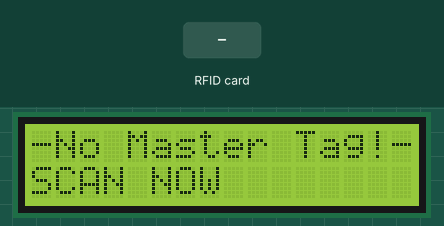
A sketch run on a simulated Arduino Uno, built with avr-gcc and run on an emulated ATmega328P. On the bench: 16×2 character LCD. Inputs (shaded band) come from the test bench.

Above: at 0.9 s.
1.0 s: RFID card E0 E0 5D 1A held to the reader
At 1.5 s:
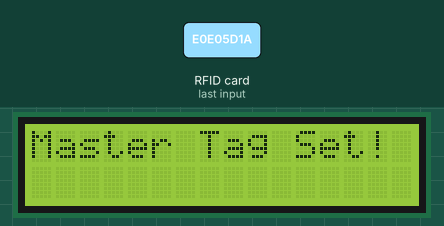
4.0 s: RFID card 5E 7A 19 C4 held to the reader
At 4.6 s:
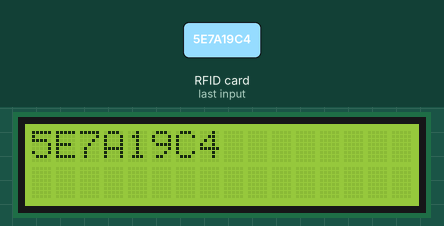
7.0 s: RFID card E0 E0 5D 1A held to the reader
At 7.5 s:
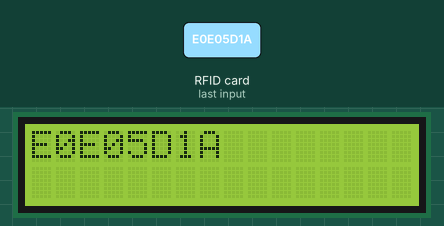
10.0 s: RFID card 5E 7A 19 C4 held to the reader
At 10.6 s:
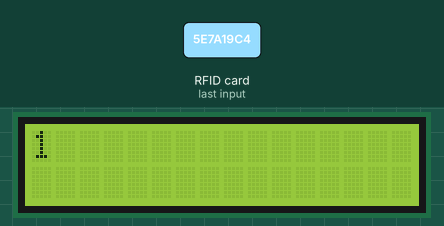
16.0 s: RFID card 5E 7A 19 C4 held to the reader
At 18.7 s:
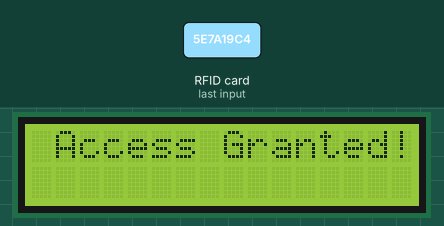
Timing chart, 0 to 20.0 s (numbered marks = the images above; inputs shaded):
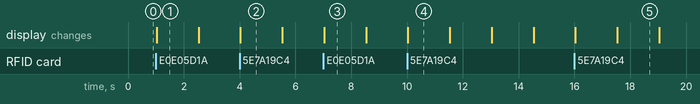

The sketch:

rfid_fixedKAPPA.ino
```cpp
    /*
    * Arduino Door Lock Access Control Project
    *
    * by Dejan Nedelkovski, www.HowToMechatronics.com
    *
    * Library: MFRC522, https://github.com/miguelbalboa/rfid
    */
    #include <SPI.h>
    #include <MFRC522.h>
    #include <LiquidCrystal.h>

    #define RST_PIN   9
    #define SS_PIN    10
    #define TAG_LIMIT 3

    byte readCard[4];
    char* myTags[TAG_LIMIT] = {};
    int tagsCount = 0;
    String tagID = "E0 E0 5D 1A";
    boolean successRead = false;
    boolean correctTag = false;
    // Create instances
    MFRC522 mfrc522(SS_PIN, RST_PIN);
    const int rs = 2, en = 3, d4 = 7, d5 = 6, d6 = 5, d7 = 4;
    LiquidCrystal lcd(rs, en, d4, d5, d6, d7);
    void setup() {
      // Initiating
      SPI.begin();        // SPI bus
      mfrc522.PCD_Init(); //  MFRC522
      lcd.begin(16, 2);   // LCD screen
      // Prints the initial message
      lcd.print("-No Master Tag!-");
      lcd.setCursor(0, 1);
      lcd.print("SCAN NOW");
      // Waits until a master card is scanned
      while (!successRead) {
        successRead = getID();
        if ( successRead == true) {
          myTags[tagsCount] = strdup(tagID.c_str()); // Sets the master tag into position 0 in the array
          lcd.clear();
          lcd.setCursor(0, 0);
          lcd.print("Master Tag Set!");
          tagsCount++; //now tagscount=1
        }
      }
      successRead = false;
      printNormalModeMessage();
    }
    void loop() {
        successRead = getID();
        while (!successRead) successRead = getID();

        lcd.clear();
        lcd.setCursor(0,0);
        lcd.print(tagID.c_str());
        delay(1500);
        correctTag = false;
        // Checks whether the scanned tag is the master tag
        if (tagID == myTags[0]) {
          lcd.clear();
          lcd.print("Program mode:");
          lcd.setCursor(0, 1);
          lcd.print("Add/Remove Tag");
          successRead = getID();
          while (!successRead) {

            successRead = getID();
            if ( successRead == true) {
              for (int i = 0; i < TAG_LIMIT; i++) {
                if (tagID == myTags[i]) {
                  if(tagID == myTags[0])
                  {
                    lcd.clear();
                    lcd.print("Master Tag can't");
                    lcd.setCursor(3,1);
                    lcd.print("be removed");
                     //isws thelei k edw return

                  }
                  else{
                    //myTags[i] = "";
                    removeTagID(i);
                    lcd.clear();
                    lcd.setCursor(0,0);
                    lcd.print(tagsCount);
                    delay(1500);
                    lcd.clear();
                    lcd.setCursor(0, 0);
                    lcd.print("Tag Removed!");
                  }
                  printNormalModeMessage();
                  return;
                }
              }
            if(tagsCount<TAG_LIMIT){
                myTags[tagsCount] = strdup(tagID.c_str());
              lcd.clear();
              lcd.setCursor(0,0);
              lcd.print(tagsCount);
              delay(1500);
               lcd.clear();
              lcd.setCursor(0,0);
              lcd.print(myTags[tagsCount]);
              delay(1500);
              lcd.clear();
              lcd.setCursor(0, 0);
              lcd.print("   Tag Added!");
              printNormalModeMessage();
              tagsCount++;
              return;
            }
            else{
              lcd.clear();
              lcd.setCursor(0, 0);
              lcd.print("Tags list full!");
              printNormalModeMessage();
              return;
            }
            }
          }
        }
        successRead = false;
        // Checks whether the scanned tag is authorized
        if (tagID!=myTags[0])
        {
          for (int i = 0; i < TAG_LIMIT; i++) {
          if (tagID == myTags[i]) {
            lcd.clear();
            lcd.setCursor(0, 0);
            lcd.print(" Access Granted!");
            printNormalModeMessage();
            correctTag = true;
          }
        }
        if (correctTag == false /*&& tagID!=myTags[0]*/) {
          lcd.clear();
          lcd.setCursor(0, 0);
          lcd.print(" Access Denied!");
          printNormalModeMessage();
         }
        }
   }
    uint8_t getID() {
      // Getting ready for Reading PICCs
      if ( ! mfrc522.PICC_IsNewCardPresent()) { //If a new PICC placed to RFID reader continue
        return 0;
      }
      if ( ! mfrc522.PICC_ReadCardSerial()) {   //Since a PICC placed get Serial and continue
        return 0;
      }
      tagID = "";
      for ( uint8_t i = 0; i < 4; i++) {  // The MIFARE PICCs that we use have 4 byte UID
        readCard[i] = mfrc522.uid.uidByte[i];
        tagID.concat(String(mfrc522.uid.uidByte[i], HEX)); // Adds the 4 bytes in a single String variable
      }
      tagID.toUpperCase();
      mfrc522.PICC_HaltA(); // Stop reading
      return 1;
    }
    void printNormalModeMessage() {
      delay(1500);
      lcd.clear();
      lcd.print("-Access Control-");
      lcd.setCursor(0, 1);
      lcd.print(" Scan Your Tag!");
    }
    void removeTagID(int index){
      for(int i=index;i<tagsCount;i++){
        myTags[i]=myTags[i+1];
      }
      tagsCount--;
    }
```

Measured:
- after the input at 1.0 s, the display: changes at once (image 1)
- after the input at 4.0 s, the display: changes at once (image 2)
- after the input at 7.0 s, the display: first differs from a run without the input at once (image 3)
- after the input at 10.0 s, the display: changes at once (image 4)
- after the input at 16.0 s, the display: first changes at once (image 5 shows a later state)
- what the display in image 1 shows lasts 1.5 s, from 1.0 s to 2.5 s
